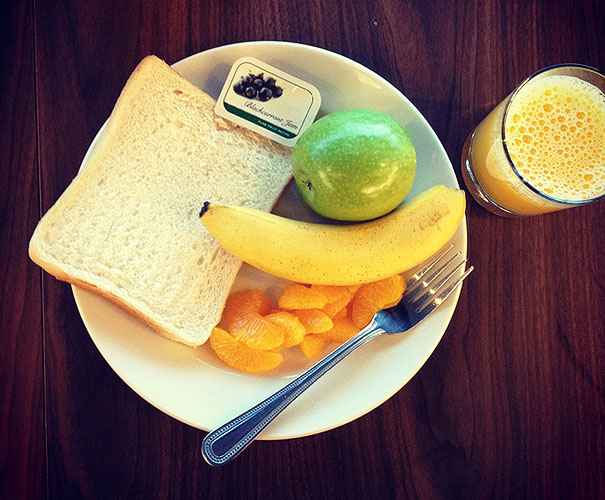
#> input picture media/chong_site/portfolio/images/image-1.jpg, 605 x 500 px; its folder holds 4 pictures in this run
$ python thumbnail.py   (older library calls are emulated)
#> lines starting #> are read from the running program, lines starting #| are printed output that depends on the picture
from PIL import Image
import glob, os

size = 150, 150

for infile in glob.glob("*.jpg"):
    file, ext = os.path.splitext(infile)
    im = Image.open(infile)
#> im is the input picture: PIL image 605x500 RGB; mean R, G, B 126.5, 103.9, 85.4
    im.thumbnail(size, Image.ANTIALIAS)
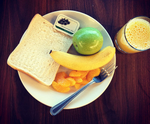
#> im: PIL image 150x124 RGB; mean R, G, B 126.7, 104.1, 85.6
    im.save(file + ".thumbnail", "JPEG")
#> pass 2 of the loop `for infile in glob.glob("*.jpg"):`:
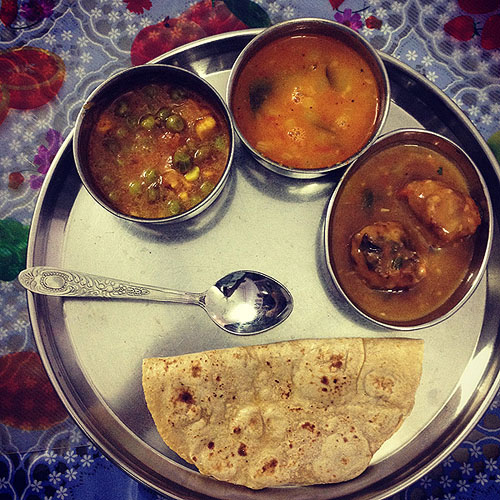
#> input picture media/chong_site/portfolio/images/image-2.jpg, 500 x 500 px
#> im is the input picture: PIL image 500x500 RGB; mean R, G, B 130.5, 104.1, 91.2
#> `im.thumbnail(size, Image.ANTIALIAS)`:
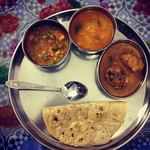
#> im: PIL image 150x150 RGB; mean R, G, B 130.5, 104.1, 91.2
#> pass 3 of the loop `for infile in glob.glob("*.jpg"):`:
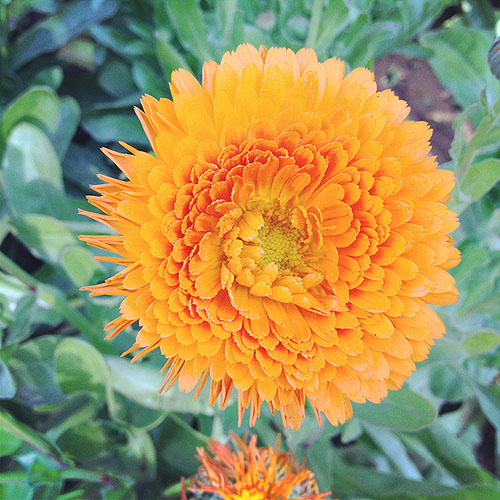
#> input picture media/chong_site/portfolio/images/image-3.jpg, 500 x 500 px
#> im is the input picture: PIL image 500x500 RGB; mean R, G, B 159.8, 145.4, 93.8
#> `im.thumbnail(size, Image.ANTIALIAS)`:
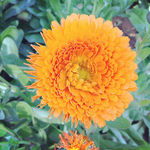
#> im: PIL image 150x150 RGB; mean R, G, B 159.7, 145.4, 93.8
#> the loop made 4 passes; the first 3 are shown
